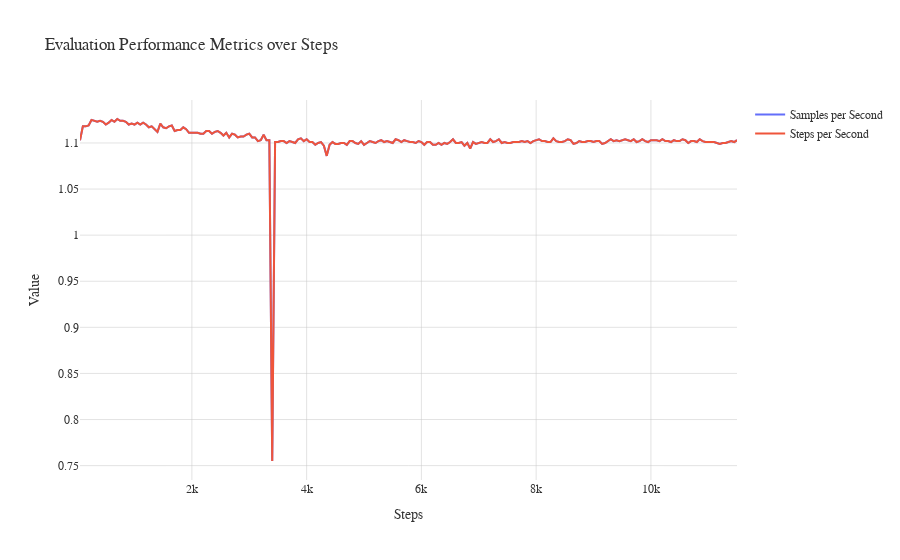

Notebook cell for this chart:
### Markdown cell above
### Perfomrmance

### Code cell
import plotly.graph_objects as go

# Create a new figure for evaluation performance metrics
fig_performance = go.Figure()

# Plot eval/samples_per_second_value
if 'eval/samples_per_second_value' in training_df.columns:
    fig_performance.add_trace(go.Scatter(
        x=training_df['eval/samples_per_second_step'],
        y=training_df['eval/samples_per_second_value'],
        mode='lines',
        name='Samples per Second'
    ))

# Plot eval/steps_per_second_value
if 'eval/steps_per_second_value' in training_df.columns:
    fig_performance.add_trace(go.Scatter(
        x=training_df['eval/steps_per_second_step'],
        y=training_df['eval/steps_per_second_value'],
        mode='lines',
        name='Steps per Second'
    ))

fig_performance.update_layout(layout)
# Update layout
fig_performance.update_layout(
    title='Evaluation Performance Metrics over Steps',
    xaxis_title='Steps',
    yaxis_title='Value',
)

# Show plot
fig_performance.show()
# fig_performance.write_image("plotly/final_training/performance_800_400_5.png", width=800, height=400, scale=5)

### Figure 1 — Plotly figure (JSON) as saved in the notebook; plotly's stock layout.template omitted (floating-point values rounded to 4 significant figures; data arrays with more than 128 entries replaced by an {"elided": "..."} marker saying what was removed)
{"data": [{"mode": "lines", "name": "Samples per Second", "type": "scatter", "x": {"elided": "461 int values"}, "y": {"elided": "461 float values"}}, {"mode": "lines", "name": "Steps per Second", "type": "scatter", "x": {"elided": "461 int values"}, "y": {"elided": "461 float values"}}], "layout": {"font": {"color": "#333333", "family": "Arial, sans-serif", "size": 12}, "legend": {"font": {"color": "#333333", "size": 12}}, "paper_bgcolor": "rgb(255, 255, 255)", "plot_bgcolor": "rgb(255, 255, 255)", "title": {"text": "Evaluation Performance Metrics over Steps"}, "xaxis": {"gridcolor": "rgba(200, 200, 200, 0.5)", "showgrid": true, "tickfont": {"color": "#333333", "size": 12}, "title": {"text": "Steps"}, "zeroline": false}, "yaxis": {"gridcolor": "rgba(200, 200, 200, 0.5)", "showgrid": true, "tickfont": {"color": "#333333", "size": 12}, "title": {"text": "Value"}, "zeroline": false}}}
